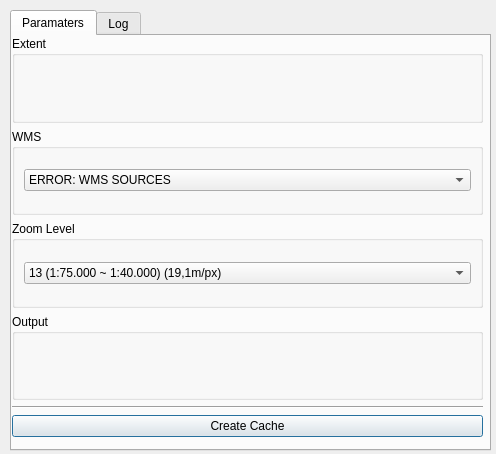
<?xml version="1.0" encoding="UTF-8"?>
<ui version="4.0">
 <class>GeorefCacheDialog</class>
 <widget class="QDialog" name="GeorefCacheDialog">
  <property name="geometry">
   <rect>
    <x>0</x>
    <y>0</y>
    <width>496</width>
    <height>454</height>
   </rect>
  </property>
  <property name="sizePolicy">
   <sizepolicy hsizetype="Fixed" vsizetype="Fixed">
    <horstretch>0</horstretch>
    <verstretch>0</verstretch>
   </sizepolicy>
  </property>
  <property name="minimumSize">
   <size>
    <width>496</width>
    <height>454</height>
   </size>
  </property>
  <property name="maximumSize">
   <size>
    <width>496</width>
    <height>454</height>
   </size>
  </property>
  <property name="windowTitle">
   <string>WMS Cache Manager</string>
  </property>
  <widget class="QTabWidget" name="tabWidget">
   <property name="geometry">
    <rect>
     <x>10</x>
     <y>10</y>
     <width>481</width>
     <height>441</height>
    </rect>
   </property>
   <property name="tabPosition">
    <enum>QTabWidget::North</enum>
   </property>
   <property name="tabShape">
    <enum>QTabWidget::Rounded</enum>
   </property>
   <property name="currentIndex">
    <number>0</number>
   </property>
   <widget class="QWidget" name="paramsTab">
    <attribute name="title">
     <string>Paramaters</string>
    </attribute>
    <widget class="QWidget" name="layoutWidget">
     <property name="geometry">
      <rect>
       <x>0</x>
       <y>0</y>
       <width>471</width>
       <height>401</height>
      </rect>
     </property>
     <layout class="QVBoxLayout" name="verticalLayout">
      <item>
       <widget class="QgsExtentGroupBox" name="widgetExtent">
        <property name="title">
         <string>Extent</string>
        </property>
        <property name="flat">
         <bool>false</bool>
        </property>
        <property name="checkable">
         <bool>false</bool>
        </property>
        <property name="checked">
         <bool>false</bool>
        </property>
        <property name="collapsed">
         <bool>false</bool>
        </property>
        <property name="saveCollapsedState">
         <bool>true</bool>
        </property>
       </widget>
      </item>
      <item>
       <widget class="QGroupBox" name="groupBoxWMS">
        <property name="title">
         <string>WMS</string>
        </property>
        <layout class="QVBoxLayout" name="verticalLayout_30">
         <item>
          <widget class="QComboBox" name="comboBoxWMS">
           <item>
            <property name="text">
             <string>ERROR: WMS SOURCES</string>
            </property>
           </item>
          </widget>
         </item>
        </layout>
       </widget>
      </item>
      <item>
       <widget class="QGroupBox" name="groupBoxScale">
        <property name="title">
         <string>Zoom Level</string>
        </property>
        <layout class="QVBoxLayout" name="verticalLayout_31">
         <item>
          <widget class="QComboBox" name="scaleComboBox">
           <property name="currentIndex">
            <number>5</number>
           </property>
           <item>
            <property name="text">
             <string>8 (1:2.300.000 ~ 1:1.150.000) (611m/px)</string>
            </property>
           </item>
           <item>
            <property name="text">
             <string>9 (1:1.150.000 ~ 1:580.000) (306m/px)</string>
            </property>
           </item>
           <item>
            <property name="text">
             <string>10 (1:580.000 ~ 1:290.000) (153m/px)</string>
            </property>
           </item>
           <item>
            <property name="text">
             <string>11 (1:290.000 ~ 1:145.000) (76,4m/px)</string>
            </property>
           </item>
           <item>
            <property name="text">
             <string>12 (1:145.000 ~ 1:75.000) (38,2m/px)</string>
            </property>
           </item>
           <item>
            <property name="text">
             <string>13 (1:75.000 ~ 1:40.000) (19,1m/px)</string>
            </property>
           </item>
           <item>
            <property name="text">
             <string>14 (1:40.000 ~ 1:20.000) (9,55m/px)</string>
            </property>
           </item>
           <item>
            <property name="text">
             <string>15 (1:20.000 ~ 1:10.000) (4,78m/px)</string>
            </property>
           </item>
           <item>
            <property name="text">
             <string>16 (1:10.000 ~ 1:5.000) (2,39m/px)</string>
            </property>
           </item>
           <item>
            <property name="text">
             <string>17 (1:5.000 ~ 1:2.500) (1,19m/px)</string>
            </property>
           </item>
           <item>
            <property name="text">
             <string>18 (1:2.500 ~ 1:1.250) (59,7cm/px)</string>
            </property>
           </item>
           <item>
            <property name="text">
             <string>19 (1:1.250 ~ 1:600) (29,9cm/px)</string>
            </property>
           </item>
          </widget>
         </item>
        </layout>
       </widget>
      </item>
      <item>
       <widget class="QGroupBox" name="groupBoxOutput">
        <property name="title">
         <string>Output</string>
        </property>
        <layout class="QVBoxLayout" name="verticalLayout_32">
         <item>
          <widget class="QgsFileWidget" name="widgetOutputFile">
           <property name="storageMode">
            <enum>QgsFileWidget::GetDirectory</enum>
           </property>
          </widget>
         </item>
        </layout>
       </widget>
      </item>
      <item>
       <widget class="Line" name="line">
        <property name="orientation">
         <enum>Qt::Horizontal</enum>
        </property>
       </widget>
      </item>
      <item>
       <widget class="QPushButton" name="btnCreateCache">
        <property name="text">
         <string>Create Cache</string>
        </property>
       </widget>
      </item>
     </layout>
    </widget>
   </widget>
   <widget class="QWidget" name="logTab">
    <attribute name="title">
     <string>Log</string>
    </attribute>
    <widget class="QGroupBox" name="groupBoxFeedback">
     <property name="geometry">
      <rect>
       <x>0</x>
       <y>0</y>
       <width>471</width>
       <height>401</height>
      </rect>
     </property>
     <property name="autoFillBackground">
      <bool>true</bool>
     </property>
     <property name="title">
      <string/>
     </property>
     <layout class="QVBoxLayout" name="verticalLayout_2">
      <property name="spacing">
       <number>1</number>
      </property>
      <property name="leftMargin">
       <number>2</number>
      </property>
      <property name="topMargin">
       <number>2</number>
      </property>
      <property name="rightMargin">
       <number>2</number>
      </property>
      <property name="bottomMargin">
       <number>2</number>
      </property>
      <item>
       <widget class="QProgressBar" name="progressBar">
        <property name="enabled">
         <bool>true</bool>
        </property>
        <property name="textVisible">
         <bool>false</bool>
        </property>
       </widget>
      </item>
      <item>
       <widget class="QTextBrowser" name="textBrowserLog"/>
      </item>
     </layout>
    </widget>
   </widget>
  </widget>
 </widget>
 <customwidgets>
  <customwidget>
   <class>QgsCollapsibleGroupBox</class>
   <extends>QGroupBox</extends>
   <header>qgscollapsiblegroupbox.h</header>
   <container>1</container>
  </customwidget>
  <customwidget>
   <class>QgsExtentGroupBox</class>
   <extends>QgsCollapsibleGroupBox</extends>
   <header>qgsextentgroupbox.h</header>
   <container>1</container>
  </customwidget>
  <customwidget>
   <class>QgsFileWidget</class>
   <extends>QWidget</extends>
   <header>qgsfilewidget.h</header>
  </customwidget>
 </customwidgets>
 <resources/>
 <connections/>
</ui>
